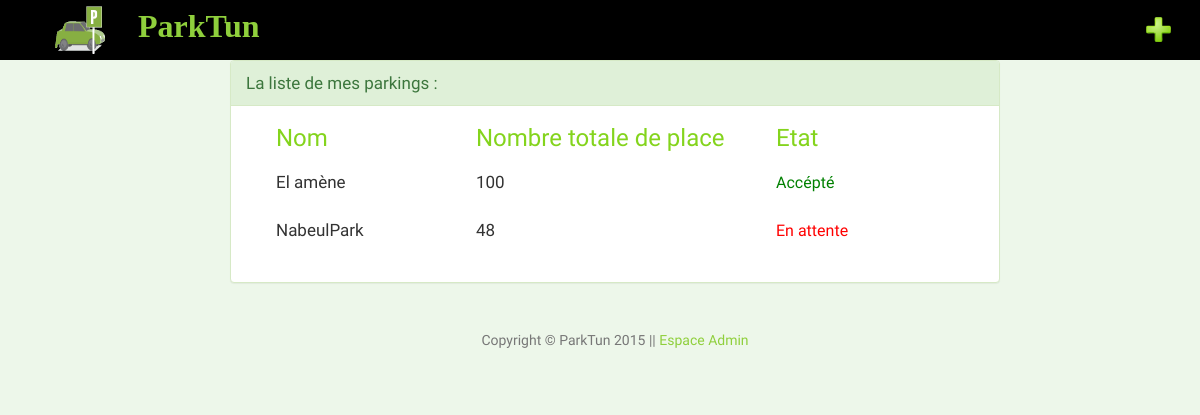
The page /car/my_parking_list/ (signed in) on the database as committed earlier.
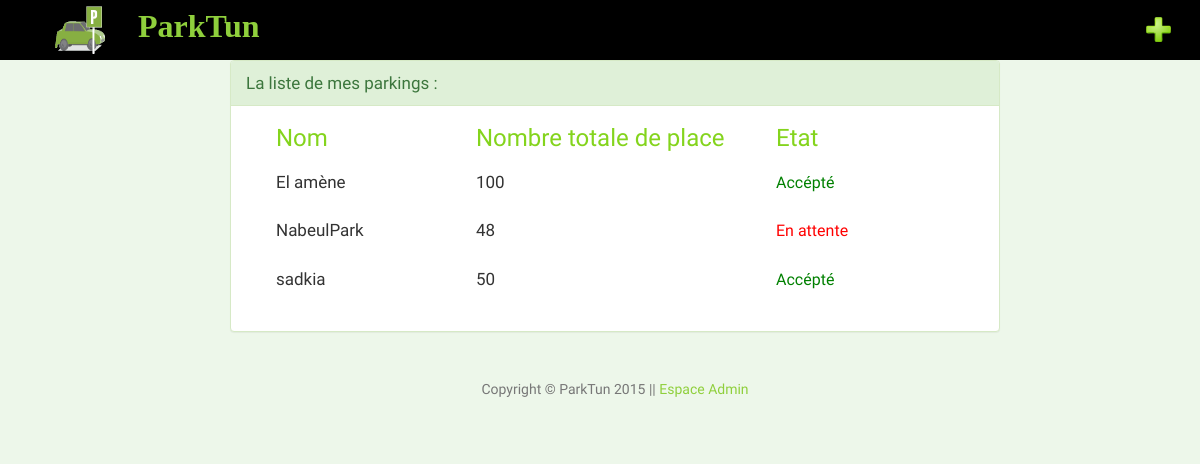
The same page on the database as committed later.
### car/models.py (models this page shows, shortened)
class parking(models.Model):
	namepark    =models.CharField(max_length = 128)
	proprietaire=models.ForeignKey(owner)
	nbrplace    =models.IntegerField(default=0)
	place       =models.CharField(max_length=200)     # adresse
	position    =GeopositionField()
	telephone   = models.CharField(max_length = 15)
	genre = models.CharField(max_length=30, choices=genr, help_text=" crime :")
	accept      = models.BooleanField(default=False)
	nbplacevide  =models.IntegerField(default=0)

### car/views.py (the view)
@login_required
def list_park_owner(request):
	context   =  RequestContext(request)
	if request.user is not None:
		ownercon = owner.objects.get(username=request.user.username)
	list_park=parking.objects.filter(proprietaire=ownercon)
	return render_to_response('car/list_parking.html',{'list_park':list_park},context)

### template/car/list_parking.html (shortened to what this page needs)
{% extends 'car/base.html' %}
{% block body_block %}
<div class="span2"></div>
<div class="span8">
<div class="hero-unit">
	{% if list_park %}
<div class="panel panel-success">
  <div class="panel-heading">La liste de mes parkings :</div>
 <div class="panel-body">
<div class="span2">
<font size ="5" color="#84D41D"> Nom</font> </div>
<div class="span3">
<font size ="5" color="#84D41D">Nombre totale de place</font>
</div>
<div class="span2">
<font size ="5" color="#84D41D">Etat </font></div> </br> </br>
	{% for parking in list_park %}
<div class="span2">
{{ parking.namepark }} </div>
<div class="span3">
 {{ parking.nbrplace }} <br>
</div>
<div class="span2">
{% if parking.accept %}
<font size ="3" color="green"> Accépté </font><br>
{% else %}
<font size ="3" color="red"> En attente </font><br>
{% endif %}
</div> <br> <br>
	{% endfor %}
</div></div> </div>
	{% else %}
	<div class="span9">
	<h1>vous n'avez auccun parking ! </h1>
	<p > si vous voulez ajouter un parking<a href="/car/add_parking"> cliquer ici </p>
	</div>
	{% endif %}
</div></div>
<div class="span2"></div> </div> </div>
{% endblock %}

Rows that differ between the two databases and show on the page:
added parking: namepark "sadkia", nbrplace "50", accept "Accépté"
